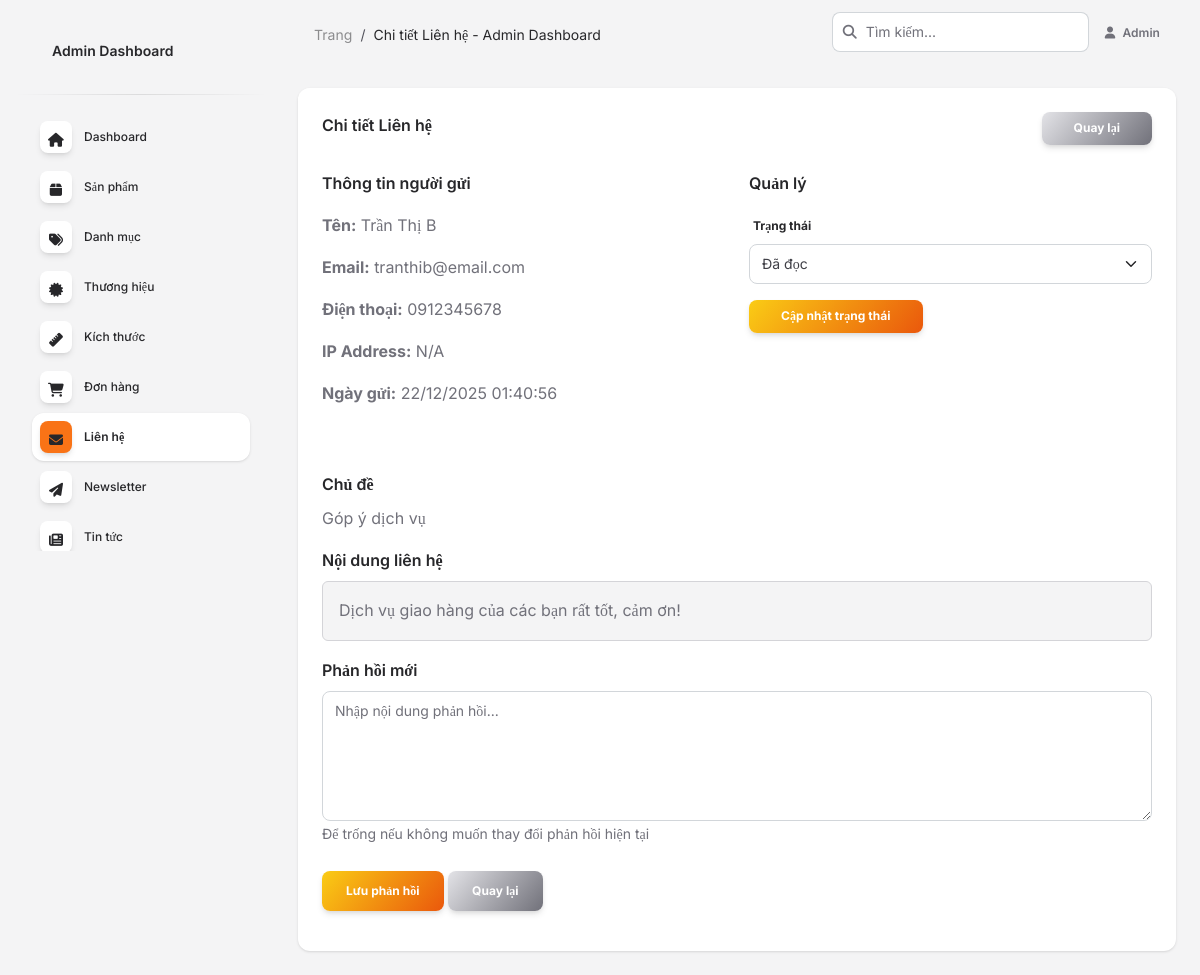
/admin/contact_detail.php?id=2 (signed in), run on the app's committed database.
### tables this page shows
CREATE TABLE `contact` (
  `id` int(11) NOT NULL AUTO_INCREMENT,
  `name` varchar(150) NOT NULL,
  `email` varchar(150) NOT NULL,
  `phone` varchar(20) DEFAULT NULL,
  `subject` varchar(255) DEFAULT NULL COMMENT 'Chủ đề',
  `message` text NOT NULL,
  `status` enum('new','read','replied','archived') NOT NULL DEFAULT 'new',
  `reply` text DEFAULT NULL COMMENT 'Phản hồi từ admin',
  `replied_by` int(11) DEFAULT NULL COMMENT 'ID admin phản hồi',
  `replied_at` datetime DEFAULT NULL,
  `ip_address` varchar(45) DEFAULT NULL,
  `created_at` timestamp NOT NULL DEFAULT CURRENT_TIMESTAMP,
  `updated_at` timestamp NOT NULL DEFAULT CURRENT_TIMESTAMP ON UPDATE CURRENT_TIMESTAMP,
  PRIMARY KEY (`id`),
  KEY `status` (`status`),
  KEY `email` (`email`),
  KEY `created_at` (`created_at`),
  FOREIGN KEY (`replied_by`) REFERENCES `users`(`id`) ON DELETE SET NULL
);

### admin/contact_detail.php (the view, shortened to what this page needs)
<?php
$contact_id = isset($_GET['id']) ? (int)$_GET['id'] : 0;
$conn = connectDB();
$contact = null;
$sql = "SELECT * FROM contact WHERE id = ?";
$stmt = $conn->prepare($sql);
$stmt->bind_param("i", $contact_id);
$stmt->execute();
$result = $stmt->get_result();
if ($result && $result->num_rows > 0) {
    $contact = $result->fetch_assoc();
}
?>
<!DOCTYPE html>
<html lang="vi">
<head>
  <link href="../assets/css/nucleo-icons.css" rel="stylesheet" />
  <link href="../assets/css/nucleo-svg.css" rel="stylesheet" />
  <link id="pagestyle" href="../assets/css/soft-ui-dashboard.css?v=1.1.0" rel="stylesheet" />
</head>
<body class="g-sidenav-show bg-gray-100">
  <?php $currentPage = 'contact'; include 'includes/sidebar.php'; ?>
  <main class="main-content position-relative max-height-vh-100 h-100 border-radius-lg">
    <?php include 'includes/navbar.php'; ?>
    <div class="container-fluid py-4">
      <div class="row">
        <div class="col-12">
          <div class="card">
            <div class="card-header pb-0">
              <div class="row">
                <div class="col-lg-6">
                  <h6>Chi tiết Liên hệ</h6>
                </div>
                <div class="col-lg-6 text-end">
                  <a href="contact.php" class="btn bg-gradient-secondary btn-sm mb-0">Quay lại</a>
                </div>
              </div>
            </div>
            <div class="card-body">
              <form method="POST">
                <div class="row">
                  <div class="col-md-6">
                    <h6 class="mb-3">Thông tin người gửi</h6>
                    <p><strong>Tên:</strong> <?= htmlspecialchars($contact['name']) ?></p>
                    <p><strong>Email:</strong> <?= htmlspecialchars($contact['email']) ?></p>
                    <p><strong>Điện thoại:</strong> <?= htmlspecialchars($contact['phone'] ?? 'N/A') ?></p>
                    <p><strong>IP Address:</strong> <?= htmlspecialchars($contact['ip_address'] ?? 'N/A') ?></p>
                    <p><strong>Ngày gửi:</strong> <?= date('d/m/Y H:i:s', strtotime($contact['created_at'])) ?></p>
                  </div>
                  <div class="col-md-6">
                    <h6 class="mb-3">Quản lý</h6>
                    <div class="mb-3">
                      <label class="form-label">Trạng thái</label>
                      <select name="status" class="form-select">
                        <option value="read" <?= $contact['status'] === 'read' ? 'selected' : '' ?>>Đã đọc</option>
                      </select>
                    </div>
                    <button type="submit" name="update_contact" class="btn bg-gradient-primary btn-sm">Cập nhật trạng thái</button>
                  </div>
                </div>
                <hr class="my-4">
                <div class="mb-3">
                  <h6>Chủ đề</h6>
                  <p><?= htmlspecialchars($contact['subject'] ?? 'Không có chủ đề') ?></p>
                </div>
                <div class="mb-3">
                  <h6>Nội dung liên hệ</h6>
                  <div class="border rounded p-3 bg-gray-100">
                    <?= nl2br(htmlspecialchars($contact['message'])) ?>
                  </div>
                </div>
                <div class="mb-3">
                  <h6>Phản hồi mới</h6>
                  <textarea name="reply" class="form-control" rows="5"
                            placeholder="Nhập nội dung phản hồi..."><?= htmlspecialchars($contact['reply'] ?? '') ?></textarea>
                  <small class="text-muted">Để trống nếu không muốn thay đổi phản hồi hiện tại</small>
                </div>
                <div class="mt-4">
                  <button type="submit" name="update_contact" class="btn bg-gradient-primary">Lưu phản hồi</button>
                  <a href="contact.php" class="btn bg-gradient-secondary">Quay lại</a>
                </div>
              </form>
            </div>
          </div>
        </div>
      </div>
    </div>
  </main>
</body>
</html>

### data on the page
contact: name "Trần Thị B", email "tranthib@email.com", phone "0912345678", ip_address "N/A", created_at "22/12/2025 01:40:56", status "Đã đọc", subject "Góp ý dịch vụ", message "Dịch vụ giao hàng của các bạn rất tốt, cảm ơn!"

### other printed values
$pageTitle "Chi tiết Liên hệ - Admin Dashboard"
$_SESSION['user_name'] "Admin"
